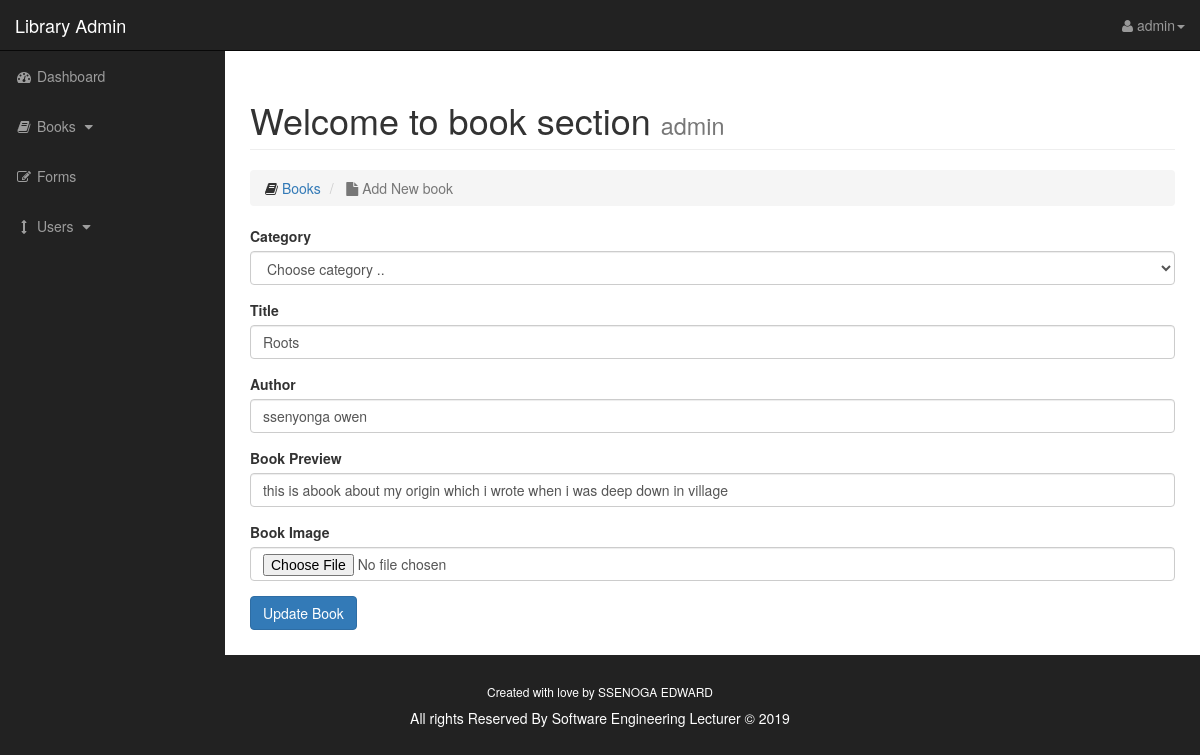
The app's page /update-book.php?update=17 (signed in) with its own data.
### tables this page shows
CREATE TABLE `books` (
  `book_id` int(3) NOT NULL,
  `category` varchar(20) NOT NULL,
  `book_title` varchar(100) NOT NULL,
  `book_preview` text NOT NULL,
  `book_image` text NOT NULL,
  `book_author` varchar(300) NOT NULL,
  `book_views` int(9) NOT NULL DEFAULT '0',
  `book_doe` timestamp NOT NULL DEFAULT CURRENT_TIMESTAMP,
  `book_rating` double NOT NULL DEFAULT '0',
  `Available` tinyint(1) NOT NULL DEFAULT '1',
  `return_date` date DEFAULT NULL,
  `user_id` int(3) NOT NULL
);

### update-book.php (the view, shortened to what this page needs)
<?php
include './includes/header.php';
if(isset($_GET['update'])){
    $bookId = $_GET['update'];
}
?>
<body>
    <div id="wrapper">
        <?php
            include './includes/navigation.php';
        ?>
        <div id="page-wrapper">
            <div class="container-fluid">
                <div class="row">
                    <div class="col-lg-12">
                        <h1 class="page-header">
                            Welcome to book section
                            <small><?php echo $_SESSION['name'];?></small>
                        </h1>
                        <ol class="breadcrumb">
                            <li>
                                <i class="fa fa-book"></i>  <a href="home.php">Books</a>
                            </li>
                            <li class="active">
                                <i class="fa fa-file"></i> Add New book
                            </li>
                        </ol>
                        <div class="row">
                            <div class="col-lg-12">
                                <form method="POST" action="includes/delete_book.php">
                                    <?php
                                    $sql = "SELECT * FROM books WHERE book_id = $bookId";
                                    $query = mysqli_query($con,$sql);
                                    while($rows = mysqli_fetch_assoc($query)){
                                        $title = $rows['book_title'];
                                        $author = $rows['book_author'];
                                        $preview = $rows['book_preview'];
                                        $image = $rows['book_image'];
                                        ?>
                                          <div class="form-group">
                                        <label>Category</label>
                                        <select class="form-control" name="category">
                                            <option>Choose category ..</option>
                                        </select>
                                        </div>
                                        <div class="form-group">
                                            <label>Title</label>
                                            <input type="text" name="book_title" class="form-control"  value="<?php echo $title;?>">
                                        </div>
                                        <div class="form-group">
                                            <label>Author</label>
                                            <input type="text" name="book_author" class="form-control"  value="<?php echo $author;?>">
                                        </div>
                                        <div class="form-group">
                                            <label>Book Preview</label>
                                            <input type="text" name="book_preview" class="form-control"  value="<?php echo $preview;?>">
                                        </div>
                                        <div class="form-group">
                                            <label>Book Image</label>
                                            <input type="file" name="book_image" class="form-control"  value="<?php echo $image;?>">
                                        </div>
                                        <?php
                                    }
                                    ?>
                                    <div class="form-group">
                                        <input type="submit" name="book_update" class="btn btn-primary" value="Update Book">
                                    </div>
                                </form>
                            </div>
                        </div>
                    </div>
                </div>
            </div>
        </div>
    </div>
<?php
include './includes/footer.php';
?>

### css/sb-admin.css (style rules this page uses)
body { margin-top: 100px; background-color: #222; }
@media (min-width:768px) { body { margin-top: 50px; } }
#wrapper { padding-left: 0; }
#page-wrapper { width: 100%; padding: 0; background-color: #fff; }
@media (min-width:768px) { #wrapper { padding-left: 225px; } }
@media (min-width:768px) { #page-wrapper { padding: 10px; } }

### records on screen
books: book_title "Roots", book_author "ssenyonga owen", book_preview "this is abook about my origin which i wrote when i was deep down in village"

### other values on screen
$_SESSION['name'] "admin"
